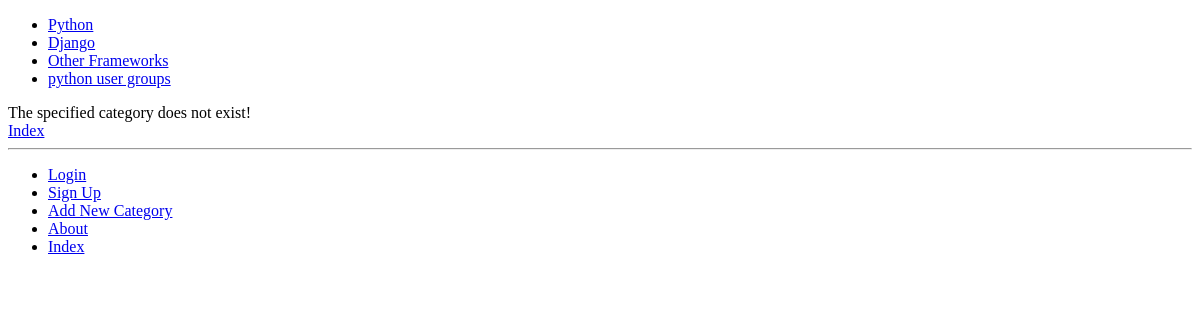
The app's page /rango/category/cat/, older data.
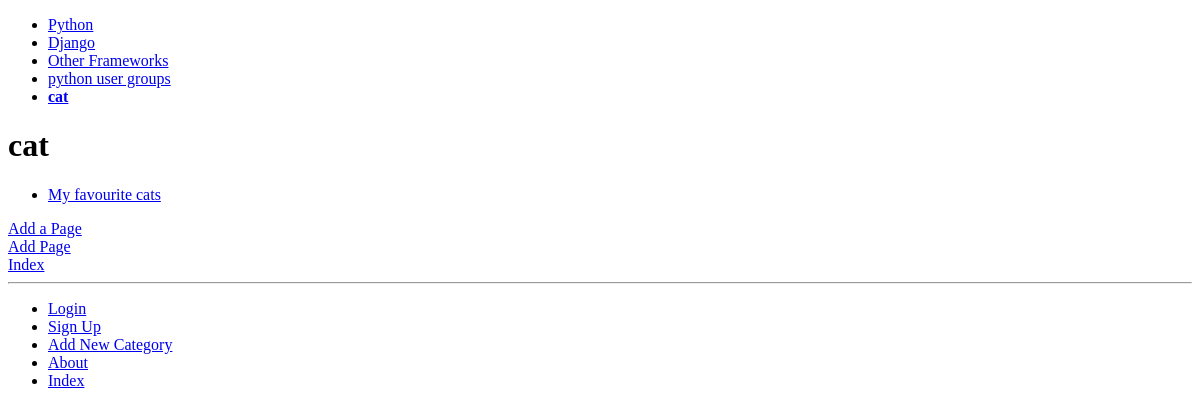
The same page, newer data.
### rango/models.py (models this page shows, shortened)
class Category(models.Model):
    name = models.CharField(max_length=128, unique=True)
    views = models.IntegerField(default=0)
    likes = models.IntegerField(default=0)
    slug = models.SlugField(unique=True)
    class Meta:
        verbose_name_plural = "categories"

class Page(models.Model):
    category = models.ForeignKey(Category)
    title = models.CharField(max_length=128)
    url = models.URLField()
    views = models.IntegerField(default=0)

### rango/views.py (the view)
# urls.py: url(r'^category/(?P<category_name_slug>[\w\-]+)/$', views.show_category, name='show_category'),
def show_category(request, category_name_slug):
    context_dict = {}
    try:
        category = Category.objects.get(slug=category_name_slug)
        pages = Page.objects.filter(category=category)
        context_dict['pages'] = pages
        context_dict['category'] = category
    except Category.DoesNotExist:
        context_dict['category'] = None
        context_dict['pages'] = None
    return render(request, 'rango/category.html', context_dict)

### rango/templatetags/rango_template_tags.py (called while the page is built)
@register.inclusion_tag('rango/cats.html')
def get_category_list(cat=None):
    return {'cats': Category.objects.all(), 'act_cat': cat}

### templates/rango/category.html (shortened to what this page needs)
{% extends 'rango/base.html' %}
{% load staticfiles %}
{% block body_block %}
    <div>
    {% if category %}
        <h1>{{category.name}}</h1>
        {% if pages %}
            <ul>
            {% for page in pages %}
                <li><a href="{{ page.url }}">{{ page.title }}</a></li>
            {% endfor %}
            </ul>
        {% else %}
            <strong>No pages currently in category.</strong>
        {% endif %}
        <a href="{% url 'add_page' category.slug %}">Add a Page</a>
    {% else %}
        The specified category does not exist!
    {% endif %}
    </div>
<div>
    {% if category %}
        <a href="/rango/category/{{category.slug}}/add_page/">Add Page</a><br/>
    {% endif %}
    <a href="/rango/">Index</a><br/>
</div>
{% endblock %}

### templates/rango/base.html (shortened to what this page needs)
<!DOCTYPE html>
{% load staticfiles %}
{% load rango_template_tags %}
<html>
<head lang="en">
</head>
<body>
<div>
    {% block sidebar_block %}
        {% get_category_list category %}
    {% endblock %}
</div>
<div>
    {% block body_block %}
    {% endblock %}
</div>
<hr/>
<div>
    <ul>
        {% if user.is_authenticated %}
            <li><a href="{% url 'restricted' %}">Restricted Page</a></li>
            <li><a href="{% url 'logout' %}">Logout</a></li>
        {% else %}
            <li><a href="{% url 'login' %}">Login</a></li>
            <li><a href="{% url 'register' %}">Sign Up</a></li>
        {% endif %}
            <li><a href="{% url 'add_category' %}">Add New Category</a></li>
            <li><a href="{% url 'about' %}">About</a></li>
            <li><a href="{% url 'index' %}">Index</a></li>
    </ul>
</div>
</body>
</html>

### templates/rango/cats.html
<ul>
    {% if cats %}
        {% for c in cats %}
            {% if c == act_cat %}
                <li>
                <strong>
                    <a href="{% url 'show_category' c.slug %}">{{ c.name }}</a>
                </strong>
                </li>
            {% else %}
                <li>
                    <a href="{% url 'show_category' c.slug %}">{{ c.name }}</a>
                </li>
            {% endif %}
        {% endfor %}
    {% endif %}
</ul>

Row changes from the older to the newer data that the page shows:
added Category: name "cat"
added Page: title "My favourite cats"
Text that changed along with them:
text no longer shown: "The specified category does not exist!"
text now shown: "Add a Page Add Page"
